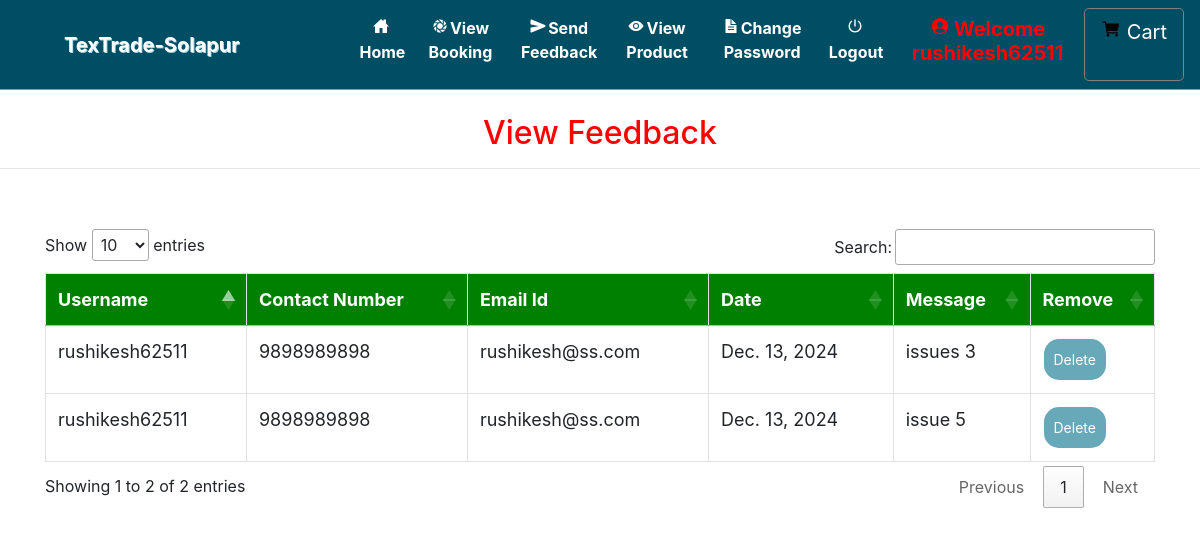
The page /view_feedback (signed in) on the database its author committed.
### grocery/models.py (models this page shows, shortened)
class Send_Feedback(models.Model):
    profile = models.ForeignKey(Profile, on_delete=models.CASCADE, null=True)
    message1 = models.TextField(null=True)
    date = models.CharField(max_length=30, null=True)

class Profile(models.Model):
    id = models.AutoField(primary_key=True)
    user = models.OneToOneField(User, on_delete=models.CASCADE, null=True)
    dob = models.DateField(null=True)
    city = models.CharField(max_length=30, null=True)
    address = models.CharField(max_length=50, null=True)
    contact = models.CharField(max_length=10, null=True)
    image = models.FileField(upload_to='images/', null=True)
    role = models.CharField(
        max_length=20,
        choices=[('user', 'User'), ('vendor', 'Vendor'), ('admin', 'Admin')],
        default='user'  # Default role is 'user'
    )

### grocery/views.py (the view)
# urls.py: path('view_feedback', View_feedback, name='view_feedback'),
def View_feedback(request):
    if not request.user.is_authenticated:
        return redirect('login_admin')
    feed = Send_Feedback.objects.all()
    d = {'feed': feed}
    return render(request, 'view_feedback.html', d)

### grocery/templates/view_feedback.html (shortened to what this page needs)
{% extends 'navigation.html' %}
{% block body %}
<center><h2 style="color:red;margin-top:2%">View Feedback</h2></center><hr>
<div class="container" style="margin-top:5%">
<table class="table table-bordered" id="myTable" >
  <thead>
  <tr>
    <th>Username</th>
    <th>Contact Number</th>
      <th> Email Id</th>
    <th>Date</th>
      <th>Message</th>
    <th>Remove</th>
  </tr>
  </thead>
   <tbody>
    {% for i in feed %}
  <tr>
    <td>{{i.profile.user.username}}</td>
    <td>{{i.profile.contact}}</td>
      <td>{{i.profile.user.email}}</td>
      <td>{{i.date}}</td>
      <td>{{i.message1}}</td>
      <td><a href="{% url 'delete_feedback' i.id %}" onclick="return confirm('Are you sure?')"><button class="button button1">Delete</button></a></td>
  </tr>
    {% endfor %}
    </tbody>
</table>
</div>
{% endblock %}

### grocery/templates/navigation.html (style rules this page uses)
* { box-sizing: border-box; }
#myTable { border-collapse: collapse; width: 100%; border: 1px solid #ddd; font-size: 18px; }
#myTable th { text-align: left; padding: 12px; background-color: green; color: white; }
#myTable td { text-align: left; padding: 12px; background-color: white; }
#myTable tr { border-bottom: 1px solid #ddd; }
.button { background-color: #67A9B8; border: none; color: white; padding: 10px; text-align: center; text-decoration: none; display: inline-block; font-size: 14px; margin: 1px 1px; cursor: pointer; }
.button1 { border-radius: 15px; }

### rows shown on the page
Send_Feedback: profile.user.username "rushikesh62511", profile.contact "9898989898", profile.user.email "rushikesh@ss.com", date "Dec. 13, 2024", message1 "issues 3"
Send_Feedback: profile.user.username "rushikesh62511", profile.contact "9898989898", profile.user.email "rushikesh@ss.com", date "Dec. 13, 2024", message1 "issue 5"
